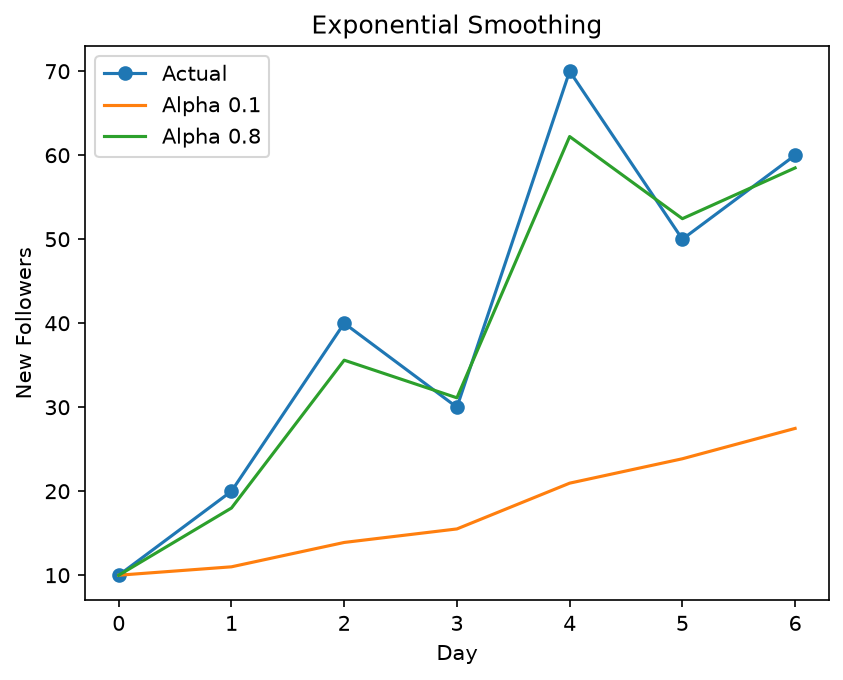

Recreate this plot in Python.
import matplotlib.pyplot as plt
import pandas as pd

data = {"followers": [10, 20, 40, 30, 70, 50, 60]}

df = pd.DataFrame(data)

# Exponential Smoothing
df["ES_01"] = df["followers"].ewm(alpha=0.1, adjust=False).mean()
df["ES_08"] = df["followers"].ewm(alpha=0.8, adjust=False).mean()

plt.plot(df["followers"], label="Actual", marker="o")

plt.plot(df["ES_01"], label="Alpha 0.1")

plt.plot(df["ES_08"], label="Alpha 0.8")

plt.title("Exponential Smoothing")
plt.xlabel("Day")
plt.ylabel("New Followers")
plt.legend()
# plt.show()

plt.savefig("day-08-exp-smooth-visual.png", dpi=150, bbox_inches="tight")
plt.close()
